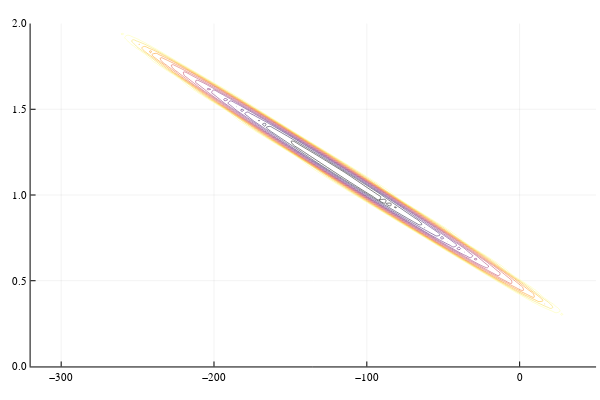

The code cell stored with this chart in its notebook:
### Code cell
Plots.contour(theta_1,theta_2, s_err,colorbar=false)

### Figure 1 — Plotly figure (JSON) as saved in the notebook; plotly's stock layout.template omitted (floating-point values rounded to 4 significant figures; data arrays with more than 128 entries replaced by an {"elided": "..."} marker saying what was removed)
{"data": [{"colorbar": {"len": 0.9525, "title": "", "x": 0.9934, "y": 0.5139}, "colorscale": {"elided": "256x2 mixed values"}, "contours": {"coloring": "lines", "showlabels": false}, "name": "y1", "ncontours": 17, "showlegend": false, "showscale": false, "type": "contour", "x": [-320, -316.3, -312.5, -308.8, -305.1, -301.3, -297.6, -293.8, -290.1, -286.4, -282.6, -278.9, -275.2, -271.4, -267.7, -263.9, -260.2, -256.5, -252.7, -249.0, -245.3, -241.5, -237.8, -234.0, -230.3, -226.6, -222.8, -219.1, -215.4, -211.6, -207.9, -204.1, -200.4, -196.7, -192.9, -189.2, -185.5, -181.7, -178.0, -174.2, -170.5, -166.8, -163.0, -159.3, -155.6, -151.8, -148.1, -144.3, -140.6, -136.9, -133.1, -129.4, -125.7, -121.9, -118.2, -114.4, -110.7, -107.0, -103.2, -99.49, -95.76, -92.02, -88.28, -84.55, -80.81, -77.07, -73.33, -69.6, -65.86, -62.12, -58.38, -54.65, -50.91, -47.17, -43.43, -39.7, -35.96, -32.22, -28.48, -24.75, -21.01, -17.27, -13.54, -9.798, -6.061, -2.323, 1.414, 5.152, 8.889, 12.63, 16.36, 20.1, 23.84, 27.58, 31.31, 35.05, 38.79, 42.53, 46.26, 50], "xaxis": "x", "y": [0, 0.0202, 0.0404, 0.06061, 0.08081, 0.101, 0.1212, 0.1414, 0.1616, 0.1818, 0.202, 0.2222, 0.2424, 0.2626, 0.2828, 0.303, 0.3232, 0.3434, 0.3636, 0.3838, 0.404, 0.4242, 0.4444, 0.4646, 0.4848, 0.5051, 0.5253, 0.5455, 0.5657, 0.5859, 0.6061, 0.6263, 0.6465, 0.6667, 0.6869, 0.7071, 0.7273, 0.7475, 0.7677, 0.7879, 0.8081, 0.8283, 0.8485, 0.8687, 0.8889, 0.9091, 0.9293, 0.9495, 0.9697, 0.9899, 1.01, 1.03, 1.051, 1.071, 1.091, 1.111, 1.131, 1.152, 1.172, 1.192, 1.212, 1.232, 1.253, 1.273, 1.293, 1.313, 1.333, 1.354, 1.374, 1.394, 1.414, 1.434, 1.455, 1.475, 1.495, 1.515, 1.535, 1.556, 1.576, 1.596, 1.616, 1.636, 1.657, 1.677, 1.697, 1.717, 1.737, 1.758, 1.778, 1.798, 1.818, 1.838, 1.859, 1.879, 1.899, 1.919, 1.939, 1.96, 1.98, 2], "yaxis": "y", "z": {"elided": "100x100 float values"}, "zmax": 4000, "zmin": 1206.0}], "layout": {"annotations": [], "height": 400, "legend": {"bgcolor": "rgba(255, 255, 255, 1.000)", "bordercolor": "rgba(0, 0, 0, 1.000)", "borderwidth": 1, "font": {"color": "rgba(0, 0, 0, 1.000)", "family": "sans-serif", "size": 11}, "title": {"font": {"color": "rgba(0, 0, 0, 1.000)", "family": "sans-serif", "size": 15}, "text": ""}, "tracegroupgap": 0, "traceorder": "normal", "x": 1, "xanchor": "auto", "y": 1, "yanchor": "auto"}, "margin": {"b": 20, "l": 0, "r": 0, "t": 20}, "paper_bgcolor": "rgba(255, 255, 255, 1.000)", "plot_bgcolor": "rgba(255, 255, 255, 1.000)", "showlegend": true, "width": 600, "xaxis": {"anchor": "y", "domain": [0.05101, 0.9934], "gridcolor": "rgba(0, 0, 0, 0.100)", "gridwidth": 0.5, "linecolor": "rgba(0, 0, 0, 1.000)", "mirror": false, "range": [-320, 50], "showgrid": true, "showline": true, "showticklabels": true, "tickangle": 0, "tickcolor": "rgb(0, 0, 0)", "tickfont": {"color": "rgba(0, 0, 0, 1.000)", "family": "sans-serif", "size": 11}, "tickmode": "array", "ticks": "inside", "ticktext": ["−300", "−200", "−100", "0"], "tickvals": [-300, -200, -100, 0], "title": "", "titlefont": {"color": "rgba(0, 0, 0, 1.000)", "family": "sans-serif", "size": 15}, "type": "-", "visible": true, "zeroline": false, "zerolinecolor": "rgba(0, 0, 0, 1.000)"}, "yaxis": {"anchor": "x", "domain": [0.03762, 0.9902], "gridcolor": "rgba(0, 0, 0, 0.100)", "gridwidth": 0.5, "linecolor": "rgba(0, 0, 0, 1.000)", "mirror": false, "range": [0, 2], "showgrid": true, "showline": true, "showticklabels": true, "tickangle": 0, "tickcolor": "rgb(0, 0, 0)", "tickfont": {"color": "rgba(0, 0, 0, 1.000)", "family": "sans-serif", "size": 11}, "tickmode": "array", "ticks": "inside", "ticktext": ["0.0", "0.5", "1.0", "1.5", "2.0"], "tickvals": [0, 0.5, 1, 1.5, 2], "title": "", "titlefont": {"color": "rgba(0, 0, 0, 1.000)", "family": "sans-serif", "size": 15}, "type": "-", "visible": true, "zeroline": false, "zerolinecolor": "rgba(0, 0, 0, 1.000)"}}}
